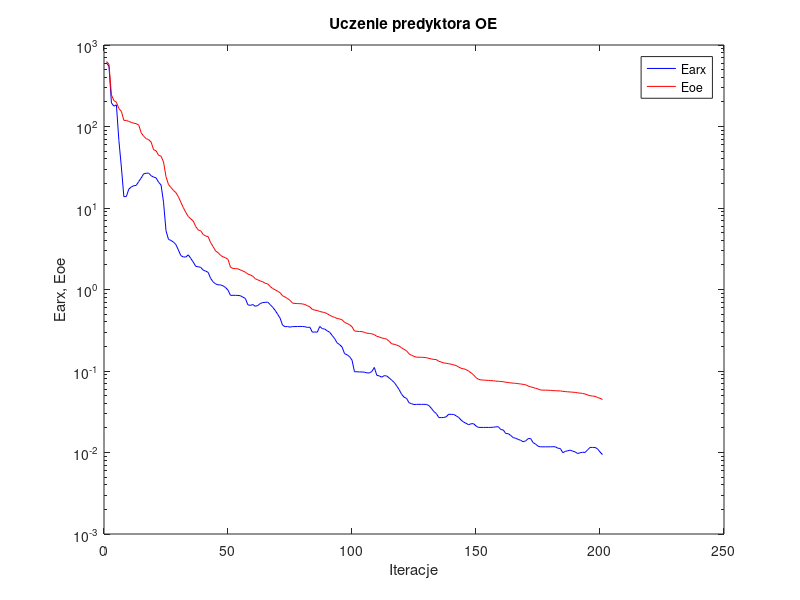
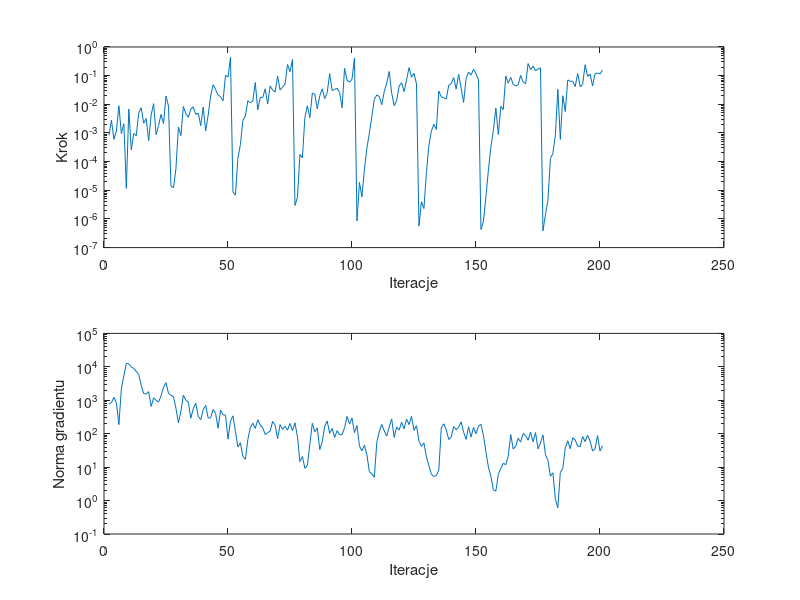

The MATLAB script that drew these images, in order:
%uczenie predyktora oe
clear all;
n=0; farx(n+1)=6.036163e+002; foe(n+1)=6.262354e+002; wspucz(n+1)=0.000000e+000; ng(n+1)=0.000000e+000;
%odnowa zmiennej metryki
n=1; farx(n+1)=5.492695e+002; foe(n+1)=5.805514e+002; krok(n+1)=8.178849e-004; ng(n+1)=7.690997e+002;
n=2; farx(n+1)=1.945029e+002; foe(n+1)=2.437045e+002; krok(n+1)=2.804162e-003; ng(n+1)=8.542326e+002;
n=3; farx(n+1)=1.775398e+002; foe(n+1)=2.079851e+002; krok(n+1)=6.007544e-004; ng(n+1)=1.220792e+003;
n=4; farx(n+1)=1.841800e+002; foe(n+1)=1.984662e+002; krok(n+1)=1.169862e-003; ng(n+1)=8.352741e+002;
n=5; farx(n+1)=6.735055e+001; foe(n+1)=1.659846e+002; krok(n+1)=8.875371e-003; ng(n+1)=1.867845e+002;
n=6; farx(n+1)=3.188613e+001; foe(n+1)=1.534809e+002; krok(n+1)=9.497806e-004; ng(n+1)=2.200864e+003;
n=7; farx(n+1)=1.378043e+001; foe(n+1)=1.190261e+002; krok(n+1)=2.106109e-003; ng(n+1)=5.392366e+003;
n=8; farx(n+1)=1.382911e+001; foe(n+1)=1.186531e+002; krok(n+1)=1.161523e-005; ng(n+1)=1.268845e+004;
n=9; farx(n+1)=1.704100e+001; foe(n+1)=1.155185e+002; krok(n+1)=6.776891e-003; ng(n+1)=1.232739e+004;
n=10; farx(n+1)=1.811008e+001; foe(n+1)=1.122641e+002; krok(n+1)=2.601359e-004; ng(n+1)=9.837571e+003;
n=11; farx(n+1)=1.877206e+001; foe(n+1)=1.097369e+002; krok(n+1)=9.540187e-004; ng(n+1)=8.995453e+003;
n=12; farx(n+1)=1.893090e+001; foe(n+1)=1.083751e+002; krok(n+1)=7.997638e-004; ng(n+1)=7.330152e+003;
n=13; farx(n+1)=2.113723e+001; foe(n+1)=1.041971e+002; krok(n+1)=5.062842e-003; ng(n+1)=5.956954e+003;
n=14; farx(n+1)=2.336287e+001; foe(n+1)=8.368979e+001; krok(n+1)=7.525650e-003; ng(n+1)=2.814348e+003;
n=15; farx(n+1)=2.628580e+001; foe(n+1)=7.582188e+001; krok(n+1)=2.186130e-003; ng(n+1)=1.581850e+003;
n=16; farx(n+1)=2.668673e+001; foe(n+1)=7.099715e+001; krok(n+1)=3.174920e-003; ng(n+1)=1.534158e+003;
n=17; farx(n+1)=2.682616e+001; foe(n+1)=6.901631e+001; krok(n+1)=5.391128e-004; ng(n+1)=1.812502e+003;
n=18; farx(n+1)=2.489804e+001; foe(n+1)=6.447575e+001; krok(n+1)=4.189449e-003; ng(n+1)=6.549742e+002;
n=19; farx(n+1)=2.398047e+001; foe(n+1)=5.187454e+001; krok(n+1)=1.056599e-002; ng(n+1)=1.176924e+003;
n=20; farx(n+1)=2.341224e+001; foe(n+1)=5.034821e+001; krok(n+1)=8.713328e-004; ng(n+1)=9.935156e+002;
n=21; farx(n+1)=2.071966e+001; foe(n+1)=4.439578e+001; krok(n+1)=1.797919e-003; ng(n+1)=8.873980e+002;
n=22; farx(n+1)=1.918179e+001; foe(n+1)=4.324631e+001; krok(n+1)=4.447430e-003; ng(n+1)=1.353754e+003;
n=23; farx(n+1)=1.179311e+001; foe(n+1)=3.669839e+001; krok(n+1)=2.141344e-003; ng(n+1)=2.452687e+003;
n=24; farx(n+1)=5.267982e+000; foe(n+1)=2.422981e+001; krok(n+1)=1.941426e-002; ng(n+1)=3.348953e+003;
n=25; farx(n+1)=4.127169e+000; foe(n+1)=1.943427e+001; krok(n+1)=8.647968e-003; ng(n+1)=1.620786e+003;
%odnowa zmiennej metryki
n=26; farx(n+1)=3.994852e+000; foe(n+1)=1.783500e+001; krok(n+1)=1.373458e-005; ng(n+1)=1.413433e+003;
n=27; farx(n+1)=3.824487e+000; foe(n+1)=1.645997e+001; krok(n+1)=1.233369e-005; ng(n+1)=1.291384e+003;
n=28; farx(n+1)=3.555021e+000; foe(n+1)=1.541506e+001; krok(n+1)=5.560902e-005; ng(n+1)=5.815910e+002;
n=29; farx(n+1)=3.049252e+000; foe(n+1)=1.374035e+001; krok(n+1)=1.607136e-003; ng(n+1)=2.094564e+002;
n=30; farx(n+1)=2.601871e+000; foe(n+1)=1.174223e+001; krok(n+1)=8.121118e-004; ng(n+1)=4.658204e+002;
n=31; farx(n+1)=2.508089e+000; foe(n+1)=1.009500e+001; krok(n+1)=8.402186e-003; ng(n+1)=1.411673e+003;
n=32; farx(n+1)=2.505832e+000; foe(n+1)=8.815883e+000; krok(n+1)=4.698731e-003; ng(n+1)=1.006281e+003;
n=33; farx(n+1)=2.662156e+000; foe(n+1)=7.844025e+000; krok(n+1)=3.516052e-003; ng(n+1)=8.780906e+002;
n=34; farx(n+1)=2.406526e+000; foe(n+1)=7.348149e+000; krok(n+1)=6.752063e-003; ng(n+1)=2.902679e+002;
n=35; farx(n+1)=2.166603e+000; foe(n+1)=6.912017e+000; krok(n+1)=8.092699e-003; ng(n+1)=5.596733e+002;
n=36; farx(n+1)=1.920010e+000; foe(n+1)=5.911456e+000; krok(n+1)=4.464102e-003; ng(n+1)=8.127946e+002;
n=37; farx(n+1)=1.903219e+000; foe(n+1)=5.374287e+000; krok(n+1)=4.916421e-003; ng(n+1)=3.313956e+002;
n=38; farx(n+1)=1.867612e+000; foe(n+1)=5.241455e+000; krok(n+1)=1.797919e-003; ng(n+1)=2.631758e+002;
n=39; farx(n+1)=1.730649e+000; foe(n+1)=4.731197e+000; krok(n+1)=7.980009e-003; ng(n+1)=5.236107e+002;
n=40; farx(n+1)=1.680706e+000; foe(n+1)=4.529891e+000; krok(n+1)=1.174207e-003; ng(n+1)=7.027368e+002;
n=41; farx(n+1)=1.623804e+000; foe(n+1)=4.453347e+000; krok(n+1)=4.201739e-003; ng(n+1)=2.932480e+002;
n=42; farx(n+1)=1.365822e+000; foe(n+1)=3.750605e+000; krok(n+1)=1.922414e-002; ng(n+1)=2.996990e+002;
n=43; farx(n+1)=1.242618e+000; foe(n+1)=3.362700e+000; krok(n+1)=4.838350e-002; ng(n+1)=5.317966e+002;
n=44; farx(n+1)=1.170249e+000; foe(n+1)=2.970106e+000; krok(n+1)=3.243318e-002; ng(n+1)=4.053822e+002;
n=45; farx(n+1)=1.141304e+000; foe(n+1)=2.826717e+000; krok(n+1)=2.093303e-002; ng(n+1)=1.456139e+002;
n=46; farx(n+1)=1.137795e+000; foe(n+1)=2.624910e+000; krok(n+1)=1.842177e-002; ng(n+1)=5.077289e+002;
n=47; farx(n+1)=1.109343e+000; foe(n+1)=2.518497e+000; krok(n+1)=1.321323e-002; ng(n+1)=3.659443e+002;
n=48; farx(n+1)=1.057366e+000; foe(n+1)=2.451759e+000; krok(n+1)=1.039503e-001; ng(n+1)=3.627307e+002;
n=49; farx(n+1)=9.814479e-001; foe(n+1)=2.348141e+000; krok(n+1)=8.877087e-002; ng(n+1)=6.859187e+001;
n=50; farx(n+1)=8.477578e-001; foe(n+1)=1.871625e+000; krok(n+1)=4.352152e-001; ng(n+1)=2.426379e+002;
%odnowa zmiennej metryki
n=51; farx(n+1)=8.483852e-001; foe(n+1)=1.813355e+000; krok(n+1)=8.778020e-006; ng(n+1)=3.413037e+002;
n=52; farx(n+1)=8.487619e-001; foe(n+1)=1.805669e+000; krok(n+1)=6.773676e-006; ng(n+1)=1.162391e+002;
n=53; farx(n+1)=8.447497e-001; foe(n+1)=1.792408e+000; krok(n+1)=1.367364e-004; ng(n+1)=3.972647e+001;
n=54; farx(n+1)=8.390145e-001; foe(n+1)=1.739217e+000; krok(n+1)=3.925875e-004; ng(n+1)=5.360072e+001;
n=55; farx(n+1)=8.055629e-001; foe(n+1)=1.685398e+000; krok(n+1)=2.774090e-003; ng(n+1)=2.103321e+001;
n=56; farx(n+1)=7.759904e-001; foe(n+1)=1.630258e+000; krok(n+1)=3.850440e-003; ng(n+1)=1.714787e+001;
n=57; farx(n+1)=6.491998e-001; foe(n+1)=1.544364e+000; krok(n+1)=1.333847e-002; ng(n+1)=6.759677e+001;
n=58; farx(n+1)=6.385123e-001; foe(n+1)=1.511866e+000; krok(n+1)=1.127264e-002; ng(n+1)=1.523259e+002;
n=59; farx(n+1)=6.538512e-001; foe(n+1)=1.454665e+000; krok(n+1)=1.289397e-002; ng(n+1)=2.059513e+002;
n=60; farx(n+1)=6.224854e-001; foe(n+1)=1.356371e+000; krok(n+1)=5.753289e-002; ng(n+1)=1.443364e+002;
n=61; farx(n+1)=6.360167e-001; foe(n+1)=1.313787e+000; krok(n+1)=6.353015e-003; ng(n+1)=2.617460e+002;
n=62; farx(n+1)=6.728985e-001; foe(n+1)=1.274671e+000; krok(n+1)=1.759944e-002; ng(n+1)=1.799422e+002;
n=63; farx(n+1)=6.913180e-001; foe(n+1)=1.245333e+000; krok(n+1)=1.725161e-002; ng(n+1)=1.498866e+002;
n=64; farx(n+1)=6.954355e-001; foe(n+1)=1.192875e+000; krok(n+1)=3.474191e-002; ng(n+1)=9.496282e+001;
n=65; farx(n+1)=7.003620e-001; foe(n+1)=1.172573e+000; krok(n+1)=1.019133e-002; ng(n+1)=1.070663e+002;
n=66; farx(n+1)=6.534283e-001; foe(n+1)=1.089441e+000; krok(n+1)=4.366353e-002; ng(n+1)=1.193680e+002;
n=67; farx(n+1)=6.067543e-001; foe(n+1)=1.029613e+000; krok(n+1)=3.144138e-002; ng(n+1)=2.326629e+002;
n=68; farx(n+1)=5.555272e-001; foe(n+1)=9.922672e-001; krok(n+1)=2.679765e-002; ng(n+1)=1.801625e+002;
n=69; farx(n+1)=4.979414e-001; foe(n+1)=9.526767e-001; krok(n+1)=9.599621e-002; ng(n+1)=7.106932e+001;
n=70; farx(n+1)=4.456872e-001; foe(n+1)=9.146478e-001; krok(n+1)=3.172883e-002; ng(n+1)=1.878561e+002;
n=71; farx(n+1)=3.649386e-001; foe(n+1)=8.383805e-001; krok(n+1)=4.000365e-002; ng(n+1)=1.341459e+002;
n=72; farx(n+1)=3.500259e-001; foe(n+1)=8.094519e-001; krok(n+1)=5.051878e-002; ng(n+1)=1.680192e+002;
n=73; farx(n+1)=3.511256e-001; foe(n+1)=7.746559e-001; krok(n+1)=2.440422e-001; ng(n+1)=1.276109e+002;
n=74; farx(n+1)=3.456701e-001; foe(n+1)=7.355121e-001; krok(n+1)=1.372911e-001; ng(n+1)=2.021285e+002;
n=75; farx(n+1)=3.505613e-001; foe(n+1)=6.816991e-001; krok(n+1)=3.655097e-001; ng(n+1)=1.232425e+002;
%odnowa zmiennej metryki
n=76; farx(n+1)=3.509065e-001; foe(n+1)=6.742691e-001; krok(n+1)=2.952270e-006; ng(n+1)=2.119704e+002;
n=77; farx(n+1)=3.513701e-001; foe(n+1)=6.719169e-001; krok(n+1)=5.645400e-006; ng(n+1)=8.143462e+001;
n=78; farx(n+1)=3.522817e-001; foe(n+1)=6.700729e-001; krok(n+1)=1.784968e-004; ng(n+1)=1.463630e+001;
n=79; farx(n+1)=3.519966e-001; foe(n+1)=6.662304e-001; krok(n+1)=1.354575e-004; ng(n+1)=2.083661e+001;
n=80; farx(n+1)=3.494935e-001; foe(n+1)=6.537006e-001; krok(n+1)=3.426502e-003; ng(n+1)=9.248036e+000;
n=81; farx(n+1)=3.427494e-001; foe(n+1)=6.332009e-001; krok(n+1)=8.929289e-003; ng(n+1)=1.116109e+001;
n=82; farx(n+1)=3.450014e-001; foe(n+1)=6.117608e-001; krok(n+1)=3.400118e-003; ng(n+1)=4.850247e+001;
n=83; farx(n+1)=2.994863e-001; foe(n+1)=5.712326e-001; krok(n+1)=2.439969e-002; ng(n+1)=2.053830e+002;
n=84; farx(n+1)=3.012657e-001; foe(n+1)=5.582274e-001; krok(n+1)=2.243330e-002; ng(n+1)=1.132582e+002;
n=85; farx(n+1)=2.995392e-001; foe(n+1)=5.522571e-001; krok(n+1)=6.980962e-003; ng(n+1)=1.502351e+002;
n=86; farx(n+1)=3.519238e-001; foe(n+1)=5.372537e-001; krok(n+1)=1.970594e-002; ng(n+1)=3.348828e+001;
n=87; farx(n+1)=3.310980e-001; foe(n+1)=5.288364e-001; krok(n+1)=3.450322e-002; ng(n+1)=5.726639e+001;
n=88; farx(n+1)=3.270864e-001; foe(n+1)=5.212093e-001; krok(n+1)=1.576669e-002; ng(n+1)=1.678470e+002;
n=89; farx(n+1)=3.111880e-001; foe(n+1)=5.049352e-001; krok(n+1)=2.565544e-002; ng(n+1)=2.396987e+002;
n=90; farx(n+1)=2.986306e-001; foe(n+1)=4.838122e-001; krok(n+1)=1.171506e-001; ng(n+1)=1.023670e+002;
n=91; farx(n+1)=2.729794e-001; foe(n+1)=4.664711e-001; krok(n+1)=3.012318e-002; ng(n+1)=1.442684e+002;
n=92; farx(n+1)=2.495905e-001; foe(n+1)=4.548881e-001; krok(n+1)=3.340315e-002; ng(n+1)=7.756120e+001;
n=93; farx(n+1)=2.215105e-001; foe(n+1)=4.413369e-001; krok(n+1)=3.606523e-002; ng(n+1)=1.230924e+002;
n=94; farx(n+1)=2.108231e-001; foe(n+1)=4.348367e-001; krok(n+1)=2.592196e-002; ng(n+1)=9.345626e+001;
n=95; farx(n+1)=1.966451e-001; foe(n+1)=4.241910e-001; krok(n+1)=7.632150e-003; ng(n+1)=9.287194e+001;
n=96; farx(n+1)=1.632897e-001; foe(n+1)=3.961932e-001; krok(n+1)=1.794685e-001; ng(n+1)=1.506524e+002;
n=97; farx(n+1)=1.580786e-001; foe(n+1)=3.826193e-001; krok(n+1)=7.000904e-002; ng(n+1)=3.281925e+002;
n=98; farx(n+1)=1.503890e-001; foe(n+1)=3.704135e-001; krok(n+1)=5.893163e-002; ng(n+1)=1.938728e+002;
n=99; farx(n+1)=1.362087e-001; foe(n+1)=3.489644e-001; krok(n+1)=7.549232e-002; ng(n+1)=2.938345e+002;
n=100; farx(n+1)=9.790403e-002; foe(n+1)=3.095014e-001; krok(n+1)=4.102061e-001; ng(n+1)=1.076953e+002;
%odnowa zmiennej metryki
n=101; farx(n+1)=9.787156e-002; foe(n+1)=3.072827e-001; krok(n+1)=8.501750e-007; ng(n+1)=1.748683e+002;
n=102; farx(n+1)=9.736541e-002; foe(n+1)=3.049329e-001; krok(n+1)=1.877358e-005; ng(n+1)=4.320649e+001;
n=103; farx(n+1)=9.737720e-002; foe(n+1)=3.045476e-001; krok(n+1)=5.892536e-006; ng(n+1)=3.057325e+001;
n=104; farx(n+1)=9.666587e-002; foe(n+1)=2.979516e-001; krok(n+1)=5.371265e-005; ng(n+1)=4.516597e+001;
n=105; farx(n+1)=9.479335e-002; foe(n+1)=2.906613e-001; krok(n+1)=2.946393e-004; ng(n+1)=2.337816e+001;
n=106; farx(n+1)=9.466303e-002; foe(n+1)=2.886989e-001; krok(n+1)=9.915259e-004; ng(n+1)=7.298194e+000;
n=107; farx(n+1)=9.868920e-002; foe(n+1)=2.858097e-001; krok(n+1)=3.752980e-003; ng(n+1)=6.319548e+000;
n=108; farx(n+1)=1.105382e-001; foe(n+1)=2.792209e-001; krok(n+1)=1.506159e-002; ng(n+1)=4.988168e+000;
n=109; farx(n+1)=8.852402e-002; foe(n+1)=2.664046e-001; krok(n+1)=2.096657e-002; ng(n+1)=5.527167e+001;
n=110; farx(n+1)=8.706182e-002; foe(n+1)=2.616794e-001; krok(n+1)=1.879492e-002; ng(n+1)=1.149540e+002;
n=111; farx(n+1)=8.401217e-002; foe(n+1)=2.544160e-001; krok(n+1)=9.691715e-003; ng(n+1)=1.895683e+002;
n=112; farx(n+1)=8.765683e-002; foe(n+1)=2.507343e-001; krok(n+1)=2.779047e-002; ng(n+1)=1.212713e+002;
n=113; farx(n+1)=8.688434e-002; foe(n+1)=2.457709e-001; krok(n+1)=5.529705e-002; ng(n+1)=8.537088e+001;
n=114; farx(n+1)=8.207595e-002; foe(n+1)=2.312418e-001; krok(n+1)=1.400181e-001; ng(n+1)=1.574574e+002;
n=115; farx(n+1)=7.714904e-002; foe(n+1)=2.156415e-001; krok(n+1)=2.476948e-002; ng(n+1)=2.756477e+002;
n=116; farx(n+1)=7.253136e-002; foe(n+1)=2.127897e-001; krok(n+1)=8.891335e-003; ng(n+1)=7.781863e+001;
n=117; farx(n+1)=6.575562e-002; foe(n+1)=2.083619e-001; krok(n+1)=1.370601e-002; ng(n+1)=1.594069e+002;
n=118; farx(n+1)=5.914619e-002; foe(n+1)=2.023513e-001; krok(n+1)=4.294671e-002; ng(n+1)=1.274236e+002;
n=119; farx(n+1)=5.187323e-002; foe(n+1)=1.924299e-001; krok(n+1)=5.716001e-002; ng(n+1)=2.204971e+002;
n=120; farx(n+1)=4.766173e-002; foe(n+1)=1.844389e-001; krok(n+1)=2.764852e-002; ng(n+1)=1.408401e+002;
n=121; farx(n+1)=4.617705e-002; foe(n+1)=1.766179e-001; krok(n+1)=7.071636e-002; ng(n+1)=2.734779e+002;
n=122; farx(n+1)=4.077323e-002; foe(n+1)=1.625131e-001; krok(n+1)=1.909714e-001; ng(n+1)=1.871051e+002;
n=123; farx(n+1)=3.970864e-002; foe(n+1)=1.557747e-001; krok(n+1)=8.877087e-002; ng(n+1)=3.292554e+002;
n=124; farx(n+1)=3.876712e-002; foe(n+1)=1.512186e-001; krok(n+1)=1.204927e-001; ng(n+1)=1.262908e+002;
n=125; farx(n+1)=3.897695e-002; foe(n+1)=1.477632e-001; krok(n+1)=5.157588e-002; ng(n+1)=1.732598e+002;
%odnowa zmiennej metryki
n=126; farx(n+1)=3.897359e-002; foe(n+1)=1.476309e-001; krok(n+1)=5.650868e-007; ng(n+1)=6.036445e+001;
n=127; farx(n+1)=3.897130e-002; foe(n+1)=1.472719e-001; krok(n+1)=4.006011e-006; ng(n+1)=4.197532e+001;
n=128; farx(n+1)=3.900539e-002; foe(n+1)=1.468921e-001; krok(n+1)=2.294302e-006; ng(n+1)=5.309564e+001;
n=129; farx(n+1)=3.887413e-002; foe(n+1)=1.456600e-001; krok(n+1)=4.211523e-005; ng(n+1)=2.026627e+001;
n=130; farx(n+1)=3.766554e-002; foe(n+1)=1.428628e-001; krok(n+1)=3.647778e-004; ng(n+1)=1.122138e+001;
n=131; farx(n+1)=3.489834e-002; foe(n+1)=1.404870e-001; krok(n+1)=1.153878e-003; ng(n+1)=6.142039e+000;
n=132; farx(n+1)=3.176903e-002; foe(n+1)=1.387838e-001; krok(n+1)=2.013418e-003; ng(n+1)=5.275102e+000;
n=133; farx(n+1)=3.013073e-002; foe(n+1)=1.380245e-001; krok(n+1)=1.324250e-003; ng(n+1)=5.599711e+000;
n=134; farx(n+1)=2.678269e-002; foe(n+1)=1.314597e-001; krok(n+1)=2.896961e-002; ng(n+1)=8.156881e+000;
n=135; farx(n+1)=2.681595e-002; foe(n+1)=1.288009e-001; krok(n+1)=1.815661e-002; ng(n+1)=1.498840e+002;
n=136; farx(n+1)=2.691410e-002; foe(n+1)=1.253955e-001; krok(n+1)=1.676647e-002; ng(n+1)=1.968626e+002;
n=137; farx(n+1)=2.745745e-002; foe(n+1)=1.244966e-001; krok(n+1)=1.525264e-002; ng(n+1)=1.314752e+002;
n=138; farx(n+1)=2.949619e-002; foe(n+1)=1.227573e-001; krok(n+1)=4.614317e-002; ng(n+1)=6.718161e+001;
n=139; farx(n+1)=2.935381e-002; foe(n+1)=1.212821e-001; krok(n+1)=5.335388e-002; ng(n+1)=7.950403e+001;
n=140; farx(n+1)=2.931662e-002; foe(n+1)=1.187854e-001; krok(n+1)=8.571529e-002; ng(n+1)=1.622856e+002;
n=141; farx(n+1)=2.817413e-002; foe(n+1)=1.167936e-001; krok(n+1)=3.389322e-002; ng(n+1)=1.306931e+002;
n=142; farx(n+1)=2.694091e-002; foe(n+1)=1.117406e-001; krok(n+1)=1.124683e-001; ng(n+1)=1.592503e+002;
n=143; farx(n+1)=2.499503e-002; foe(n+1)=1.081079e-001; krok(n+1)=3.663180e-002; ng(n+1)=2.262403e+002;
n=144; farx(n+1)=2.358764e-002; foe(n+1)=1.064865e-001; krok(n+1)=1.160327e-002; ng(n+1)=1.115019e+002;
n=145; farx(n+1)=2.283192e-002; foe(n+1)=1.041105e-001; krok(n+1)=7.846666e-002; ng(n+1)=6.762654e+001;
n=146; farx(n+1)=2.188244e-002; foe(n+1)=9.987706e-002; krok(n+1)=1.338416e-001; ng(n+1)=1.618095e+002;
n=147; farx(n+1)=2.251685e-002; foe(n+1)=9.502053e-002; krok(n+1)=1.048915e-001; ng(n+1)=7.973822e+001;
n=148; farx(n+1)=2.258248e-002; foe(n+1)=8.975085e-002; krok(n+1)=1.666671e-001; ng(n+1)=1.546912e+002;
n=149; farx(n+1)=2.115349e-002; foe(n+1)=8.293892e-002; krok(n+1)=1.160291e-001; ng(n+1)=1.000224e+002;
n=150; farx(n+1)=2.030481e-002; foe(n+1)=7.903237e-002; krok(n+1)=7.092411e-002; ng(n+1)=1.681308e+002;
%odnowa zmiennej metryki
n=151; farx(n+1)=2.030419e-002; foe(n+1)=7.777002e-002; krok(n+1)=4.291746e-007; ng(n+1)=1.898996e+002;
n=152; farx(n+1)=2.031567e-002; foe(n+1)=7.734903e-002; krok(n+1)=8.311692e-007; ng(n+1)=8.850271e+001;
n=153; farx(n+1)=2.032916e-002; foe(n+1)=7.699377e-002; krok(n+1)=6.063575e-006; ng(n+1)=2.848769e+001;
n=154; farx(n+1)=2.030316e-002; foe(n+1)=7.670499e-002; krok(n+1)=5.111781e-005; ng(n+1)=1.007686e+001;
n=155; farx(n+1)=2.033511e-002; foe(n+1)=7.615416e-002; krok(n+1)=3.250430e-004; ng(n+1)=5.293241e+000;
n=156; farx(n+1)=2.042623e-002; foe(n+1)=7.594258e-002; krok(n+1)=1.225207e-003; ng(n+1)=2.103377e+000;
n=157; farx(n+1)=2.065899e-002; foe(n+1)=7.515547e-002; krok(n+1)=7.366454e-003; ng(n+1)=1.909970e+000;
n=158; farx(n+1)=2.071754e-002; foe(n+1)=7.485344e-002; krok(n+1)=8.861138e-004; ng(n+1)=6.122472e+000;
n=159; farx(n+1)=1.911089e-002; foe(n+1)=7.427958e-002; krok(n+1)=8.473306e-003; ng(n+1)=9.092242e+000;
n=160; farx(n+1)=1.890272e-002; foe(n+1)=7.395826e-002; krok(n+1)=6.544675e-003; ng(n+1)=1.304847e+001;
n=161; farx(n+1)=1.708258e-002; foe(n+1)=7.271569e-002; krok(n+1)=9.759878e-002; ng(n+1)=1.175632e+001;
n=162; farx(n+1)=1.702702e-002; foe(n+1)=7.224247e-002; krok(n+1)=5.482403e-002; ng(n+1)=2.124302e+001;
n=163; farx(n+1)=1.618143e-002; foe(n+1)=7.144844e-002; krok(n+1)=8.732707e-002; ng(n+1)=9.434994e+001;
n=164; farx(n+1)=1.522057e-002; foe(n+1)=7.097744e-002; krok(n+1)=4.953895e-002; ng(n+1)=3.495074e+001;
n=165; farx(n+1)=1.496220e-002; foe(n+1)=7.060576e-002; krok(n+1)=4.366353e-002; ng(n+1)=4.212827e+001;
n=166; farx(n+1)=1.447421e-002; foe(n+1)=6.989067e-002; krok(n+1)=4.834060e-002; ng(n+1)=7.372167e+001;
n=167; farx(n+1)=1.411345e-002; foe(n+1)=6.936070e-002; krok(n+1)=1.016482e-001; ng(n+1)=5.602689e+001;
n=168; farx(n+1)=1.354888e-002; foe(n+1)=6.853005e-002; krok(n+1)=6.045742e-002; ng(n+1)=1.007860e+002;
n=169; farx(n+1)=1.386770e-002; foe(n+1)=6.776379e-002; krok(n+1)=5.221283e-002; ng(n+1)=8.829466e+001;
n=170; farx(n+1)=1.477812e-002; foe(n+1)=6.555091e-002; krok(n+1)=2.635881e-001; ng(n+1)=6.394870e+001;
n=171; farx(n+1)=1.486580e-002; foe(n+1)=6.393247e-002; krok(n+1)=1.620110e-001; ng(n+1)=1.117383e+002;
n=172; farx(n+1)=1.324099e-002; foe(n+1)=6.277340e-002; krok(n+1)=2.162376e-001; ng(n+1)=5.721390e+001;
n=173; farx(n+1)=1.270284e-002; foe(n+1)=6.132746e-002; krok(n+1)=1.460546e-001; ng(n+1)=1.079823e+002;
n=174; farx(n+1)=1.195898e-002; foe(n+1)=6.019945e-002; krok(n+1)=1.701816e-001; ng(n+1)=3.518673e+001;
n=175; farx(n+1)=1.174369e-002; foe(n+1)=5.847118e-002; krok(n+1)=1.867662e-001; ng(n+1)=5.251900e+001;
%odnowa zmiennej metryki
n=176; farx(n+1)=1.174035e-002; foe(n+1)=5.826405e-002; krok(n+1)=3.848378e-007; ng(n+1)=9.213047e+001;
n=177; farx(n+1)=1.173856e-002; foe(n+1)=5.821007e-002; krok(n+1)=1.400064e-006; ng(n+1)=2.374932e+001;
n=178; farx(n+1)=1.174967e-002; foe(n+1)=5.812905e-002; krok(n+1)=4.432765e-006; ng(n+1)=1.598061e+001;
n=179; farx(n+1)=1.174097e-002; foe(n+1)=5.791101e-002; krok(n+1)=1.300680e-004; ng(n+1)=5.376254e+000;
n=180; farx(n+1)=1.178267e-002; foe(n+1)=5.743115e-002; krok(n+1)=1.900372e-004; ng(n+1)=6.749722e+000;
n=181; farx(n+1)=1.174557e-002; foe(n+1)=5.739074e-002; krok(n+1)=8.336543e-004; ng(n+1)=1.090372e+000;
n=182; farx(n+1)=1.128500e-002; foe(n+1)=5.705632e-002; krok(n+1)=3.329740e-002; ng(n+1)=6.097440e-001;
n=183; farx(n+1)=1.120936e-002; foe(n+1)=5.699730e-002; krok(n+1)=5.966176e-004; ng(n+1)=6.917888e+000;
n=184; farx(n+1)=9.945946e-003; foe(n+1)=5.628719e-002; krok(n+1)=1.989989e-002; ng(n+1)=9.123600e+000;
n=185; farx(n+1)=1.032337e-002; foe(n+1)=5.589841e-002; krok(n+1)=5.627734e-003; ng(n+1)=3.771857e+001;
n=186; farx(n+1)=1.051512e-002; foe(n+1)=5.552252e-002; krok(n+1)=7.104066e-002; ng(n+1)=6.124224e+001;
n=187; farx(n+1)=1.067043e-002; foe(n+1)=5.528740e-002; krok(n+1)=6.306675e-002; ng(n+1)=3.553995e+001;
n=188; farx(n+1)=1.039551e-002; foe(n+1)=5.493105e-002; krok(n+1)=6.458581e-002; ng(n+1)=7.549444e+001;
n=189; farx(n+1)=1.016239e-002; foe(n+1)=5.464693e-002; krok(n+1)=4.160550e-002; ng(n+1)=6.450055e+001;
n=190; farx(n+1)=9.711277e-003; foe(n+1)=5.394308e-002; krok(n+1)=1.183885e-001; ng(n+1)=4.284018e+001;
n=191; farx(n+1)=9.924049e-003; foe(n+1)=5.356711e-002; krok(n+1)=4.134280e-002; ng(n+1)=4.062061e+001;
n=192; farx(n+1)=1.007260e-002; foe(n+1)=5.303958e-002; krok(n+1)=4.895097e-002; ng(n+1)=8.198493e+001;
n=193; farx(n+1)=1.001243e-002; foe(n+1)=5.226643e-002; krok(n+1)=2.408208e-001; ng(n+1)=5.829578e+001;
n=194; farx(n+1)=1.078539e-002; foe(n+1)=5.082669e-002; krok(n+1)=9.464413e-002; ng(n+1)=9.065122e+001;
n=195; farx(n+1)=1.155274e-002; foe(n+1)=4.970121e-002; krok(n+1)=1.134226e-001; ng(n+1)=6.093531e+001;
n=196; farx(n+1)=1.153767e-002; foe(n+1)=4.928609e-002; krok(n+1)=4.346837e-002; ng(n+1)=3.033807e+001;
n=197; farx(n+1)=1.153851e-002; foe(n+1)=4.883666e-002; krok(n+1)=1.171506e-001; ng(n+1)=3.525262e+001;
n=198; farx(n+1)=1.110169e-002; foe(n+1)=4.731158e-002; krok(n+1)=1.232694e-001; ng(n+1)=8.779636e+001;
n=199; farx(n+1)=1.015883e-002; foe(n+1)=4.624898e-002; krok(n+1)=1.134226e-001; ng(n+1)=3.032508e+001;
n=200; farx(n+1)=9.433445e-003; foe(n+1)=4.468705e-002; krok(n+1)=1.559050e-001; ng(n+1)=4.353679e+001;

figure; semilogy(farx,'b'); hold on; semilogy(foe,'r'); xlabel('Iteracje'); ylabel('Earx, Eoe'); legend('Earx','Eoe'); title('Uczenie predyktora OE');
figure; subplot(2,1,1); semilogy(krok); xlabel('Iteracje'); ylabel('Krok');
subplot(2,1,2); semilogy(ng); xlabel('Iteracje'); ylabel('Norma gradientu');
Earx=farx(n+1)
Eoe=foe(n+1)
